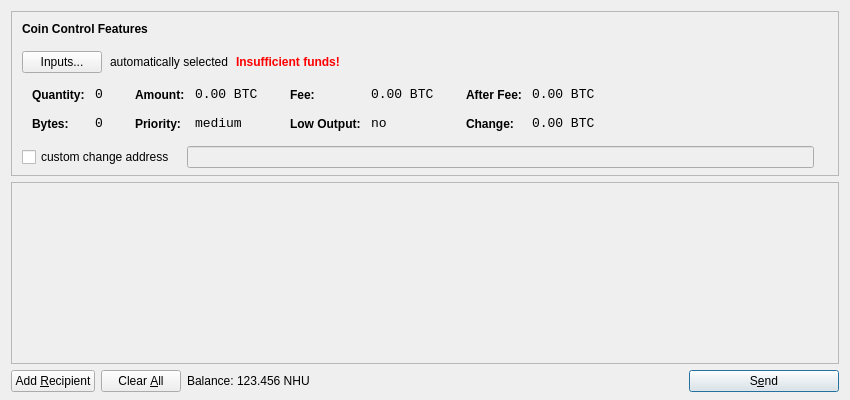
<?xml version="1.0" encoding="UTF-8"?>
<ui version="4.0">
 <class>SendCoinsDialog</class>
 <widget class="QDialog" name="SendCoinsDialog">
  <property name="geometry">
   <rect>
    <x>0</x>
    <y>0</y>
    <width>850</width>
    <height>400</height>
   </rect>
  </property>
  <property name="windowTitle">
   <string>Send Coins</string>
  </property>
  <layout class="QVBoxLayout" name="verticalLayout" stretch="0,1,0">
   <property name="bottomMargin">
    <number>8</number>
   </property>
   <item>
    <widget class="QFrame" name="frameCoinControl">
     <property name="sizePolicy">
      <sizepolicy hsizetype="Expanding" vsizetype="Expanding">
       <horstretch>0</horstretch>
       <verstretch>0</verstretch>
      </sizepolicy>
     </property>
     <property name="maximumSize">
      <size>
       <width>16777215</width>
       <height>16777215</height>
      </size>
     </property>
     <property name="frameShape">
      <enum>QFrame::StyledPanel</enum>
     </property>
     <property name="frameShadow">
      <enum>QFrame::Sunken</enum>
     </property>
     <layout class="QVBoxLayout" name="verticalLayoutCoinControl2">
      <property name="spacing">
       <number>-1</number>
      </property>
      <property name="leftMargin">
       <number>0</number>
      </property>
      <property name="topMargin">
       <number>0</number>
      </property>
      <property name="rightMargin">
       <number>0</number>
      </property>
      <property name="bottomMargin">
       <number>6</number>
      </property>
      <item>
       <layout class="QVBoxLayout" name="verticalLayoutCoinControl" stretch="0,0,0,0,1">
        <property name="spacing">
         <number>0</number>
        </property>
        <property name="leftMargin">
         <number>10</number>
        </property>
        <property name="topMargin">
         <number>10</number>
        </property>
        <item>
         <layout class="QHBoxLayout" name="horizontalLayoutCoinControl1">
          <property name="bottomMargin">
           <number>15</number>
          </property>
          <item>
           <widget class="QLabel" name="labelCoinControlFeatures">
            <property name="sizePolicy">
             <sizepolicy hsizetype="Preferred" vsizetype="Maximum">
              <horstretch>0</horstretch>
              <verstretch>0</verstretch>
             </sizepolicy>
            </property>
            <property name="font">
             <font>
              <weight>75</weight>
              <bold>true</bold>
             </font>
            </property>
            <property name="styleSheet">
             <string notr="true">font-weight:bold;</string>
            </property>
            <property name="text">
             <string>Coin Control Features</string>
            </property>
           </widget>
          </item>
         </layout>
        </item>
        <item>
         <layout class="QHBoxLayout" name="horizontalLayoutCoinControl2" stretch="0,0,0,0">
          <property name="spacing">
           <number>8</number>
          </property>
          <property name="bottomMargin">
           <number>10</number>
          </property>
          <item>
           <widget class="QPushButton" name="pushButtonCoinControl">
            <property name="styleSheet">
             <string notr="true"/>
            </property>
            <property name="text">
             <string>Inputs...</string>
            </property>
           </widget>
          </item>
          <item>
           <widget class="QLabel" name="labelCoinControlAutomaticallySelected">
            <property name="text">
             <string>automatically selected</string>
            </property>
            <property name="margin">
             <number>5</number>
            </property>
           </widget>
          </item>
          <item>
           <widget class="QLabel" name="labelCoinControlInsuffFunds">
            <property name="font">
             <font>
              <weight>75</weight>
              <bold>true</bold>
             </font>
            </property>
            <property name="styleSheet">
             <string notr="true">color:red;font-weight:bold;</string>
            </property>
            <property name="text">
             <string>Insufficient funds!</string>
            </property>
            <property name="margin">
             <number>5</number>
            </property>
           </widget>
          </item>
          <item>
           <spacer name="horizontalSpacerCoinControl">
            <property name="orientation">
             <enum>Qt::Horizontal</enum>
            </property>
            <property name="sizeHint" stdset="0">
             <size>
              <width>40</width>
              <height>1</height>
             </size>
            </property>
           </spacer>
          </item>
         </layout>
        </item>
        <item>
         <widget class="QWidget" name="widgetCoinControl" native="true">
          <property name="sizePolicy">
           <sizepolicy hsizetype="Preferred" vsizetype="Preferred">
            <horstretch>0</horstretch>
            <verstretch>0</verstretch>
           </sizepolicy>
          </property>
          <property name="minimumSize">
           <size>
            <width>0</width>
            <height>0</height>
           </size>
          </property>
          <property name="styleSheet">
           <string notr="true"/>
          </property>
          <layout class="QHBoxLayout" name="horizontalLayoutCoinControl5">
           <property name="margin">
            <number>0</number>
           </property>
           <item>
            <layout class="QHBoxLayout" name="horizontalLayoutCoinControl3" stretch="0,0,0,1">
             <property name="spacing">
              <number>20</number>
             </property>
             <property name="topMargin">
              <number>0</number>
             </property>
             <property name="bottomMargin">
              <number>10</number>
             </property>
             <item>
              <layout class="QFormLayout" name="formLayoutCoinControl1">
               <property name="horizontalSpacing">
                <number>10</number>
               </property>
               <property name="verticalSpacing">
                <number>14</number>
               </property>
               <property name="leftMargin">
                <number>10</number>
               </property>
               <property name="topMargin">
                <number>4</number>
               </property>
               <property name="rightMargin">
                <number>6</number>
               </property>
               <item row="0" column="0">
                <widget class="QLabel" name="labelCoinControlQuantityText">
                 <property name="styleSheet">
                  <string notr="true">font-weight:bold;</string>
                 </property>
                 <property name="text">
                  <string>Quantity:</string>
                 </property>
                 <property name="margin">
                  <number>0</number>
                 </property>
                </widget>
               </item>
               <item row="0" column="1">
                <widget class="QLabel" name="labelCoinControlQuantity">
                 <property name="font">
                  <font>
                   <family>Monospace</family>
                   <pointsize>10</pointsize>
                  </font>
                 </property>
                 <property name="cursor">
                  <cursorShape>IBeamCursor</cursorShape>
                 </property>
                 <property name="contextMenuPolicy">
                  <enum>Qt::ActionsContextMenu</enum>
                 </property>
                 <property name="text">
                  <string notr="true">0</string>
                 </property>
                 <property name="margin">
                  <number>0</number>
                 </property>
                 <property name="textInteractionFlags">
                  <set>Qt::LinksAccessibleByMouse|Qt::TextSelectableByKeyboard|Qt::TextSelectableByMouse</set>
                 </property>
                </widget>
               </item>
               <item row="1" column="0">
                <widget class="QLabel" name="labelCoinControlBytesText">
                 <property name="styleSheet">
                  <string notr="true">font-weight:bold;</string>
                 </property>
                 <property name="text">
                  <string>Bytes:</string>
                 </property>
                </widget>
               </item>
               <item row="1" column="1">
                <widget class="QLabel" name="labelCoinControlBytes">
                 <property name="font">
                  <font>
                   <family>Monospace</family>
                   <pointsize>10</pointsize>
                  </font>
                 </property>
                 <property name="cursor">
                  <cursorShape>IBeamCursor</cursorShape>
                 </property>
                 <property name="contextMenuPolicy">
                  <enum>Qt::ActionsContextMenu</enum>
                 </property>
                 <property name="text">
                  <string notr="true">0</string>
                 </property>
                 <property name="textInteractionFlags">
                  <set>Qt::LinksAccessibleByMouse|Qt::TextSelectableByKeyboard|Qt::TextSelectableByMouse</set>
                 </property>
                </widget>
               </item>
              </layout>
             </item>
             <item>
              <layout class="QFormLayout" name="formLayoutCoinControl2">
               <property name="horizontalSpacing">
                <number>10</number>
               </property>
               <property name="verticalSpacing">
                <number>14</number>
               </property>
               <property name="leftMargin">
                <number>6</number>
               </property>
               <property name="topMargin">
                <number>4</number>
               </property>
               <property name="rightMargin">
                <number>6</number>
               </property>
               <item row="0" column="0">
                <widget class="QLabel" name="labelCoinControlAmountText">
                 <property name="styleSheet">
                  <string notr="true">font-weight:bold;</string>
                 </property>
                 <property name="text">
                  <string>Amount:</string>
                 </property>
                 <property name="margin">
                  <number>0</number>
                 </property>
                </widget>
               </item>
               <item row="0" column="1">
                <widget class="QLabel" name="labelCoinControlAmount">
                 <property name="font">
                  <font>
                   <family>Monospace</family>
                   <pointsize>10</pointsize>
                  </font>
                 </property>
                 <property name="cursor">
                  <cursorShape>IBeamCursor</cursorShape>
                 </property>
                 <property name="contextMenuPolicy">
                  <enum>Qt::ActionsContextMenu</enum>
                 </property>
                 <property name="text">
                  <string notr="true">0.00 BTC</string>
                 </property>
                 <property name="textInteractionFlags">
                  <set>Qt::LinksAccessibleByMouse|Qt::TextSelectableByKeyboard|Qt::TextSelectableByMouse</set>
                 </property>
                </widget>
               </item>
               <item row="1" column="0">
                <widget class="QLabel" name="labelCoinControlPriorityText">
                 <property name="styleSheet">
                  <string notr="true">font-weight:bold;</string>
                 </property>
                 <property name="text">
                  <string>Priority:</string>
                 </property>
                </widget>
               </item>
               <item row="1" column="1">
                <widget class="QLabel" name="labelCoinControlPriority">
                 <property name="font">
                  <font>
                   <family>Monospace</family>
                   <pointsize>10</pointsize>
                  </font>
                 </property>
                 <property name="cursor">
                  <cursorShape>IBeamCursor</cursorShape>
                 </property>
                 <property name="contextMenuPolicy">
                  <enum>Qt::ActionsContextMenu</enum>
                 </property>
                 <property name="text">
                  <string>medium</string>
                 </property>
                 <property name="textInteractionFlags">
                  <set>Qt::LinksAccessibleByMouse|Qt::TextSelectableByKeyboard|Qt::TextSelectableByMouse</set>
                 </property>
                </widget>
               </item>
              </layout>
             </item>
             <item>
              <layout class="QFormLayout" name="formLayoutCoinControl3">
               <property name="horizontalSpacing">
                <number>10</number>
               </property>
               <property name="verticalSpacing">
                <number>14</number>
               </property>
               <property name="leftMargin">
                <number>6</number>
               </property>
               <property name="topMargin">
                <number>4</number>
               </property>
               <property name="rightMargin">
                <number>6</number>
               </property>
               <item row="0" column="0">
                <widget class="QLabel" name="labelCoinControlFeeText">
                 <property name="styleSheet">
                  <string notr="true">font-weight:bold;</string>
                 </property>
                 <property name="text">
                  <string>Fee:</string>
                 </property>
                 <property name="margin">
                  <number>0</number>
                 </property>
                </widget>
               </item>
               <item row="0" column="1">
                <widget class="QLabel" name="labelCoinControlFee">
                 <property name="font">
                  <font>
                   <family>Monospace</family>
                   <pointsize>10</pointsize>
                  </font>
                 </property>
                 <property name="cursor">
                  <cursorShape>IBeamCursor</cursorShape>
                 </property>
                 <property name="contextMenuPolicy">
                  <enum>Qt::ActionsContextMenu</enum>
                 </property>
                 <property name="text">
                  <string notr="true">0.00 BTC</string>
                 </property>
                 <property name="textInteractionFlags">
                  <set>Qt::LinksAccessibleByMouse|Qt::TextSelectableByKeyboard|Qt::TextSelectableByMouse</set>
                 </property>
                </widget>
               </item>
               <item row="1" column="0">
                <widget class="QLabel" name="labelCoinControlLowOutputText">
                 <property name="styleSheet">
                  <string notr="true">font-weight:bold;</string>
                 </property>
                 <property name="text">
                  <string>Low Output:</string>
                 </property>
                </widget>
               </item>
               <item row="1" column="1">
                <widget class="QLabel" name="labelCoinControlLowOutput">
                 <property name="font">
                  <font>
                   <family>Monospace</family>
                   <pointsize>10</pointsize>
                  </font>
                 </property>
                 <property name="cursor">
                  <cursorShape>IBeamCursor</cursorShape>
                 </property>
                 <property name="contextMenuPolicy">
                  <enum>Qt::ActionsContextMenu</enum>
                 </property>
                 <property name="text">
                  <string>no</string>
                 </property>
                 <property name="textInteractionFlags">
                  <set>Qt::LinksAccessibleByMouse|Qt::TextSelectableByKeyboard|Qt::TextSelectableByMouse</set>
                 </property>
                </widget>
               </item>
              </layout>
             </item>
             <item>
              <layout class="QFormLayout" name="formLayoutCoinControl4">
               <property name="horizontalSpacing">
                <number>10</number>
               </property>
               <property name="verticalSpacing">
                <number>14</number>
               </property>
               <property name="leftMargin">
                <number>6</number>
               </property>
               <property name="topMargin">
                <number>4</number>
               </property>
               <property name="rightMargin">
                <number>6</number>
               </property>
               <item row="0" column="0">
                <widget class="QLabel" name="labelCoinControlAfterFeeText">
                 <property name="styleSheet">
                  <string notr="true">font-weight:bold;</string>
                 </property>
                 <property name="text">
                  <string>After Fee:</string>
                 </property>
                 <property name="margin">
                  <number>0</number>
                 </property>
                </widget>
               </item>
               <item row="0" column="1">
                <widget class="QLabel" name="labelCoinControlAfterFee">
                 <property name="font">
                  <font>
                   <family>Monospace</family>
                   <pointsize>10</pointsize>
                  </font>
                 </property>
                 <property name="cursor">
                  <cursorShape>IBeamCursor</cursorShape>
                 </property>
                 <property name="contextMenuPolicy">
                  <enum>Qt::ActionsContextMenu</enum>
                 </property>
                 <property name="text">
                  <string notr="true">0.00 BTC</string>
                 </property>
                 <property name="textInteractionFlags">
                  <set>Qt::LinksAccessibleByMouse|Qt::TextSelectableByKeyboard|Qt::TextSelectableByMouse</set>
                 </property>
                </widget>
               </item>
               <item row="1" column="0">
                <widget class="QLabel" name="labelCoinControlChangeText">
                 <property name="styleSheet">
                  <string notr="true">font-weight:bold;</string>
                 </property>
                 <property name="text">
                  <string>Change:</string>
                 </property>
                </widget>
               </item>
               <item row="1" column="1">
                <widget class="QLabel" name="labelCoinControlChange">
                 <property name="font">
                  <font>
                   <family>Monospace</family>
                   <pointsize>10</pointsize>
                  </font>
                 </property>
                 <property name="cursor">
                  <cursorShape>IBeamCursor</cursorShape>
                 </property>
                 <property name="contextMenuPolicy">
                  <enum>Qt::ActionsContextMenu</enum>
                 </property>
                 <property name="text">
                  <string notr="true">0.00 BTC</string>
                 </property>
                 <property name="textInteractionFlags">
                  <set>Qt::LinksAccessibleByMouse|Qt::TextSelectableByKeyboard|Qt::TextSelectableByMouse</set>
                 </property>
                </widget>
               </item>
              </layout>
             </item>
            </layout>
           </item>
          </layout>
         </widget>
        </item>
        <item>
         <layout class="QHBoxLayout" name="horizontalLayoutCoinControl4" stretch="0,0,0">
          <property name="spacing">
           <number>12</number>
          </property>
          <property name="sizeConstraint">
           <enum>QLayout::SetDefaultConstraint</enum>
          </property>
          <property name="topMargin">
           <number>5</number>
          </property>
          <property name="rightMargin">
           <number>5</number>
          </property>
          <item>
           <widget class="QCheckBox" name="checkBoxCoinControlChange">
            <property name="text">
             <string>custom change address</string>
            </property>
           </widget>
          </item>
          <item>
           <widget class="QLineEdit" name="lineEditCoinControlChange">
            <property name="enabled">
             <bool>false</bool>
            </property>
            <property name="sizePolicy">
             <sizepolicy hsizetype="Expanding" vsizetype="Fixed">
              <horstretch>0</horstretch>
              <verstretch>0</verstretch>
             </sizepolicy>
            </property>
           </widget>
          </item>
          <item>
           <widget class="QLabel" name="labelCoinControlChangeLabel">
            <property name="sizePolicy">
             <sizepolicy hsizetype="Preferred" vsizetype="Expanding">
              <horstretch>0</horstretch>
              <verstretch>0</verstretch>
             </sizepolicy>
            </property>
            <property name="minimumSize">
             <size>
              <width>0</width>
              <height>0</height>
             </size>
            </property>
            <property name="text">
             <string/>
            </property>
            <property name="margin">
             <number>3</number>
            </property>
           </widget>
          </item>
         </layout>
        </item>
        <item>
         <spacer name="verticalSpacerCoinControl">
          <property name="orientation">
           <enum>Qt::Vertical</enum>
          </property>
          <property name="sizeHint" stdset="0">
           <size>
            <width>800</width>
            <height>1</height>
           </size>
          </property>
         </spacer>
        </item>
       </layout>
      </item>
     </layout>
    </widget>
   </item>
   <item>
    <widget class="QScrollArea" name="scrollArea">
     <property name="widgetResizable">
      <bool>true</bool>
     </property>
     <widget class="QWidget" name="scrollAreaWidgetContents">
      <property name="geometry">
       <rect>
        <x>0</x>
        <y>0</y>
        <width>830</width>
        <height>165</height>
       </rect>
      </property>
      <layout class="QVBoxLayout" name="verticalLayout_2">
       <property name="margin">
        <number>0</number>
       </property>
       <item>
        <layout class="QVBoxLayout" name="entries">
         <property name="spacing">
          <number>6</number>
         </property>
        </layout>
       </item>
       <item>
        <spacer name="verticalSpacer">
         <property name="orientation">
          <enum>Qt::Vertical</enum>
         </property>
         <property name="sizeHint" stdset="0">
          <size>
           <width>20</width>
           <height>40</height>
          </size>
         </property>
        </spacer>
       </item>
      </layout>
     </widget>
    </widget>
   </item>
   <item>
    <layout class="QHBoxLayout" name="horizontalLayout">
     <item>
      <widget class="QPushButton" name="addButton">
       <property name="toolTip">
        <string>Send to multiple recipients at once</string>
       </property>
       <property name="text">
        <string>Add &amp;Recipient</string>
       </property>
       <property name="icon">
        <iconset resource="../bitcoin.qrc">
         <normaloff>:/icons/add</normaloff>:/icons/add</iconset>
       </property>
       <property name="autoDefault">
        <bool>false</bool>
       </property>
      </widget>
     </item>
     <item>
      <widget class="QPushButton" name="clearButton">
       <property name="sizePolicy">
        <sizepolicy hsizetype="Minimum" vsizetype="Fixed">
         <horstretch>0</horstretch>
         <verstretch>0</verstretch>
        </sizepolicy>
       </property>
       <property name="toolTip">
        <string>Remove all transaction fields</string>
       </property>
       <property name="text">
        <string>Clear &amp;All</string>
       </property>
       <property name="icon">
        <iconset resource="../bitcoin.qrc">
         <normaloff>:/icons/remove</normaloff>:/icons/remove</iconset>
       </property>
       <property name="autoRepeatDelay">
        <number>300</number>
       </property>
       <property name="autoDefault">
        <bool>false</bool>
       </property>
      </widget>
     </item>
     <item>
      <layout class="QHBoxLayout" name="horizontalLayout_2">
       <property name="spacing">
        <number>3</number>
       </property>
       <item>
        <widget class="QLabel" name="label">
         <property name="text">
          <string>Balance:</string>
         </property>
        </widget>
       </item>
       <item>
        <widget class="QLabel" name="labelBalance">
         <property name="cursor">
          <cursorShape>IBeamCursor</cursorShape>
         </property>
         <property name="text">
          <string>123.456 NHU</string>
         </property>
         <property name="textInteractionFlags">
          <set>Qt::LinksAccessibleByMouse|Qt::TextSelectableByKeyboard|Qt::TextSelectableByMouse</set>
         </property>
        </widget>
       </item>
      </layout>
     </item>
     <item>
      <spacer name="horizontalSpacer">
       <property name="orientation">
        <enum>Qt::Horizontal</enum>
       </property>
       <property name="sizeHint" stdset="0">
        <size>
         <width>40</width>
         <height>20</height>
        </size>
       </property>
      </spacer>
     </item>
     <item>
      <widget class="QPushButton" name="sendButton">
       <property name="minimumSize">
        <size>
         <width>150</width>
         <height>0</height>
        </size>
       </property>
       <property name="toolTip">
        <string>Confirm the send action</string>
       </property>
       <property name="text">
        <string>S&amp;end</string>
       </property>
       <property name="icon">
        <iconset resource="../bitcoin.qrc">
         <normaloff>:/icons/send</normaloff>:/icons/send</iconset>
       </property>
       <property name="default">
        <bool>true</bool>
       </property>
      </widget>
     </item>
    </layout>
   </item>
  </layout>
 </widget>
 <resources>
  <include location="../bitcoin.qrc"/>
 </resources>
 <connections/>
</ui>
